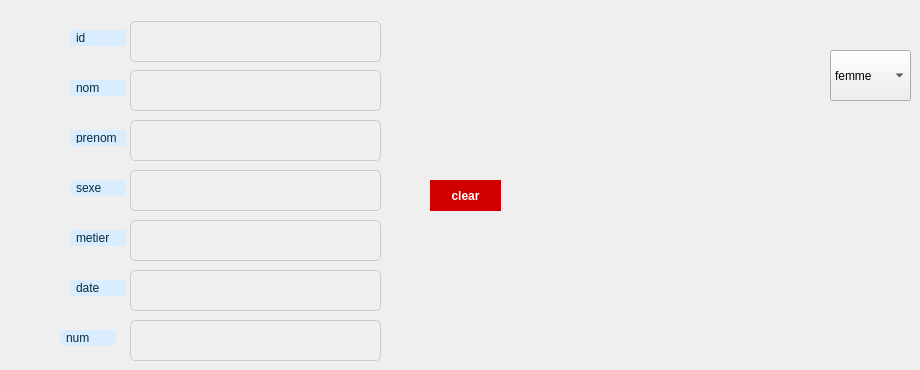
      <widget class="QWidget" name="tab_2">
       <attribute name="title">
        <string>ajout</string>
       </attribute>
       <widget class="QLabel" name="label_27">
        <property name="geometry">
         <rect>
          <x>70</x>
          <y>30</y>
          <width>56</width>
          <height>16</height>
         </rect>
        </property>
        <property name="styleSheet">
         <string notr="true">QLabel {
    background-color: rgb(217, 237, 255); /* Set the background color */
    border-radius: 3px; /* Adjust the radius as needed */
    padding: 3px; /* Adjust padding as needed */
color:rgb(3, 43, 67);
}</string>
        </property>
        <property name="text">
         <string>id</string>
        </property>
       </widget>
       <widget class="QLineEdit" name="id_lineEdit">
        <property name="geometry">
         <rect>
          <x>130</x>
          <y>21</y>
          <width>251</width>
          <height>41</height>
         </rect>
        </property>
        <property name="styleSheet">
         <string notr="true">QLineEdit {
    background-color: #f0f0f0; /* Set a very light background color */
    border-radius: 5px; /* Adjust the radius as needed */
    padding: 5px; /* Adjust padding as needed */
    border: 1px solid #ccc; /* Add a border */
    color: #333333; /* Set the color of the text to dark */
}
</string>
        </property>
       </widget>
       <widget class="QLabel" name="label_30">
        <property name="geometry">
         <rect>
          <x>70</x>
          <y>80</y>
          <width>56</width>
          <height>16</height>
         </rect>
        </property>
        <property name="styleSheet">
         <string notr="true">QLabel {
    background-color: rgb(217, 237, 255); /* Set the background color */
    border-radius: 3px; /* Adjust the radius as needed */
    padding: 3px; /* Adjust padding as needed */
color:rgb(3, 43, 67);
}</string>
        </property>
        <property name="text">
         <string>nom</string>
        </property>
       </widget>
       <widget class="QLineEdit" name="nom_lineEdit_2">
        <property name="geometry">
         <rect>
          <x>130</x>
          <y>70</y>
          <width>251</width>
          <height>41</height>
         </rect>
        </property>
        <property name="styleSheet">
         <string notr="true">QLineEdit {
    background-color: #f0f0f0; /* Set a very light background color */
    border-radius: 5px; /* Adjust the radius as needed */
    padding: 5px; /* Adjust padding as needed */
    border: 1px solid #ccc; /* Add a border */
    color: #333333; /* Set the color of the text to dark */
}
</string>
        </property>
       </widget>
       <widget class="QLabel" name="label_31">
        <property name="geometry">
         <rect>
          <x>70</x>
          <y>130</y>
          <width>56</width>
          <height>16</height>
         </rect>
        </property>
        <property name="styleSheet">
         <string notr="true">QLabel {
    background-color: rgb(217, 237, 255); /* Set the background color */
    border-radius: 3px; /* Adjust the radius as needed */
    padding: 3px; /* Adjust padding as needed */
color:rgb(3, 43, 67);
}</string>
        </property>
        <property name="text">
         <string>prenom</string>
        </property>
       </widget>
       <widget class="QLineEdit" name="prenom_lineEdit_3">
        <property name="geometry">
         <rect>
          <x>130</x>
          <y>120</y>
          <width>251</width>
          <height>41</height>
         </rect>
        </property>
        <property name="styleSheet">
         <string notr="true">QLineEdit {
    background-color: #f0f0f0; /* Set a very light background color */
    border-radius: 5px; /* Adjust the radius as needed */
    padding: 5px; /* Adjust padding as needed */
    border: 1px solid #ccc; /* Add a border */
    color: #333333; /* Set the color of the text to dark */
}
</string>
        </property>
       </widget>
       <widget class="QLabel" name="label_32">
        <property name="geometry">
         <rect>
          <x>70</x>
          <y>180</y>
          <width>56</width>
          <height>16</height>
         </rect>
        </property>
        <property name="styleSheet">
         <string notr="true">QLabel {
    background-color: rgb(217, 237, 255); /* Set the background color */
    border-radius: 3px; /* Adjust the radius as needed */
    padding: 3px; /* Adjust padding as needed */
color:rgb(3, 43, 67);
}</string>
        </property>
        <property name="text">
         <string>sexe</string>
        </property>
       </widget>
       <widget class="QLineEdit" name="sexe_lineEdit_4">
        <property name="geometry">
         <rect>
          <x>130</x>
          <y>170</y>
          <width>251</width>
          <height>41</height>
         </rect>
        </property>
        <property name="styleSheet">
         <string notr="true">QLineEdit {
    background-color: #f0f0f0; /* Set a very light background color */
    border-radius: 5px; /* Adjust the radius as needed */
    padding: 5px; /* Adjust padding as needed */
    border: 1px solid #ccc; /* Add a border */
    color: #333333; /* Set the color of the text to dark */
}
</string>
        </property>
       </widget>
       <widget class="QLabel" name="label_33">
        <property name="geometry">
         <rect>
          <x>70</x>
          <y>230</y>
          <width>56</width>
          <height>16</height>
         </rect>
        </property>
        <property name="styleSheet">
         <string notr="true">QLabel {
    background-color: rgb(217, 237, 255); /* Set the background color */
    border-radius: 3px; /* Adjust the radius as needed */
    padding: 3px; /* Adjust padding as needed */
color:rgb(3, 43, 67);
}</string>
        </property>
        <property name="text">
         <string>metier</string>
        </property>
       </widget>
       <widget class="QLineEdit" name="metier_lineEdit_5">
        <property name="geometry">
         <rect>
          <x>130</x>
          <y>220</y>
          <width>251</width>
          <height>41</height>
         </rect>
        </property>
        <property name="styleSheet">
         <string notr="true">QLineEdit {
    background-color: #f0f0f0; /* Set a very light background color */
    border-radius: 5px; /* Adjust the radius as needed */
    padding: 5px; /* Adjust padding as needed */
    border: 1px solid #ccc; /* Add a border */
    color: #333333; /* Set the color of the text to dark */
}
</string>
        </property>
       </widget>
       <widget class="QLabel" name="label_34">
        <property name="geometry">
         <rect>
          <x>70</x>
          <y>280</y>
          <width>56</width>
          <height>16</height>
         </rect>
        </property>
        <property name="styleSheet">
         <string notr="true">QLabel {
    background-color: rgb(217, 237, 255); /* Set the background color */
    border-radius: 3px; /* Adjust the radius as needed */
    padding: 3px; /* Adjust padding as needed */
color:rgb(3, 43, 67);
}</string>
        </property>
        <property name="text">
         <string>date</string>
        </property>
       </widget>
       <widget class="QLabel" name="label_35">
        <property name="geometry">
         <rect>
          <x>60</x>
          <y>330</y>
          <width>56</width>
          <height>16</height>
         </rect>
        </property>
        <property name="styleSheet">
         <string notr="true">QLabel {
    background-color: rgb(217, 237, 255); /* Set the background color */
    border-radius: 3px; /* Adjust the radius as needed */
    padding: 3px; /* Adjust padding as needed */
color:rgb(3, 43, 67);
}</string>
        </property>
        <property name="text">
         <string>num</string>
        </property>
       </widget>
       <widget class="QLineEdit" name="date_lineEdit_6">
        <property name="geometry">
         <rect>
          <x>130</x>
          <y>270</y>
          <width>251</width>
          <height>41</height>
         </rect>
        </property>
        <property name="styleSheet">
         <string notr="true">QLineEdit {
    background-color: #f0f0f0; /* Set a very light background color */
    border-radius: 5px; /* Adjust the radius as needed */
    padding: 5px; /* Adjust padding as needed */
    border: 1px solid #ccc; /* Add a border */
    color: #333333; /* Set the color of the text to dark */
}
</string>
        </property>
       </widget>
       <widget class="QLineEdit" name="num_lineEdit_7">
        <property name="geometry">
         <rect>
          <x>130</x>
          <y>320</y>
          <width>251</width>
          <height>41</height>
         </rect>
        </property>
        <property name="styleSheet">
         <string notr="true">QLineEdit {
    background-color: #f0f0f0; /* Set a very light background color */
    border-radius: 5px; /* Adjust the radius as needed */
    padding: 5px; /* Adjust padding as needed */
    border: 1px solid #ccc; /* Add a border */
    color: #333333; /* Set the color of the text to dark */
}
</string>
        </property>
       </widget>
       <widget class="QComboBox" name="comboBox">
        <property name="geometry">
         <rect>
          <x>830</x>
          <y>50</y>
          <width>81</width>
          <height>51</height>
         </rect>
        </property>
        <item>
         <property name="text">
          <string>femme</string>
         </property>
        </item>
        <item>
         <property name="text">
          <string>homme</string>
         </property>
        </item>
       </widget>
       <widget class="QPushButton" name="pushButton_12">
        <property name="geometry">
         <rect>
          <x>430</x>
          <y>180</y>
          <width>71</width>
          <height>31</height>
         </rect>
        </property>
        <property name="styleSheet">
         <string notr="true">/* QPushButton style */

QPushButton {
    background-color: #D00000;
    border: none;
    color: white;
    font-weight: bold;
    padding: 5px;
    width: 30px;
    height: 30px;
    border-radius: 20px;
    font: 75 12pt &quot;8514oem&quot;;
}

QPushButton::menu-indicator {
    image: none;
}
</string>
        </property>
        <property name="text">
         <string>clear</string>
        </property>
       </widget>
      </widget>
